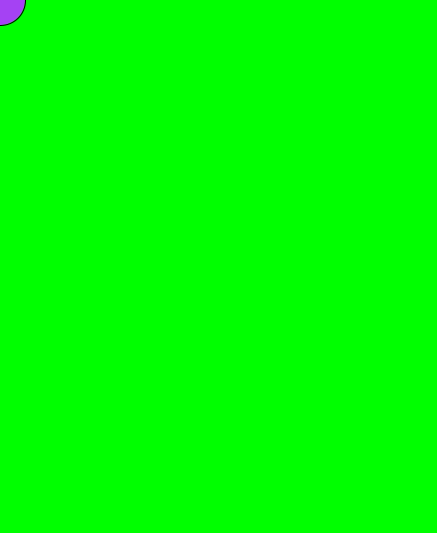
Frame 1 (no input)
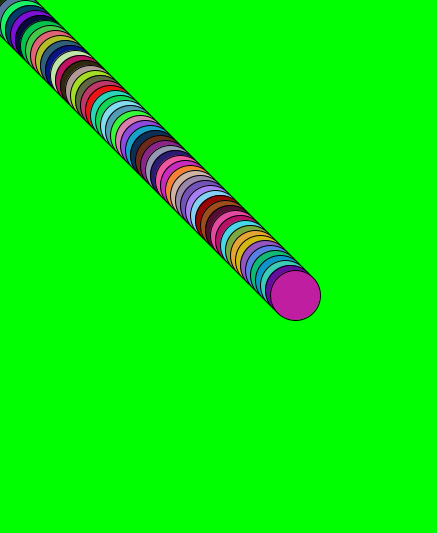
Frame 60 (the mouse pressed at the canvas centre just before this capture)
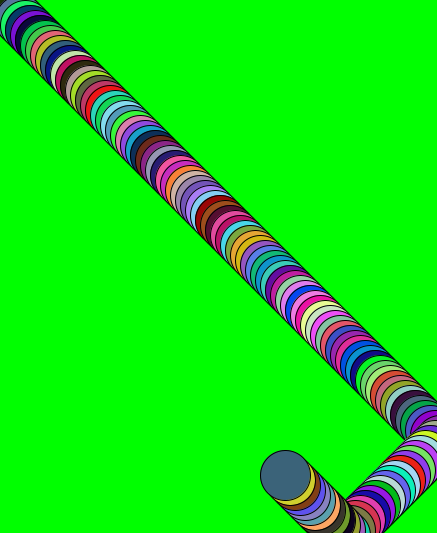
Frame 120 (the mouse held since frame 60 and released just before this capture)

The Processing sketch that drew these frames (run headless with seeded random() and noise(); from frame 60 on, the mouse is pressed at the canvas centre):

// Processing sketch: processing_37980
// ── processing_37980.pde

final int diam = 50;
final int inc = 5;
final int stepTime = 5;

int x = 0;
int y = 0;
int xDir = 1;
int yDir = 1;

int lastTime = 0;

void setup()
{
  smooth();
  size(437, 533);
  background(0, 255, 0);
}

void draw()
{
  int thisTime = millis();
  if (thisTime - lastTime >= stepTime) {
    fill(int(random(256)), int(random(256)), int(random(256)));
    drawBall();
    lastTime = thisTime;
  }
}

void drawBall()
{
  ellipse(x, y, diam, diam);
  x += (inc * xDir);
  y += (inc * yDir);
  if (x >= width || x <= 0) {
    xDir = -xDir;
  }
  if (y >= height || y <= 0) {
    yDir = -yDir;
  }
}
